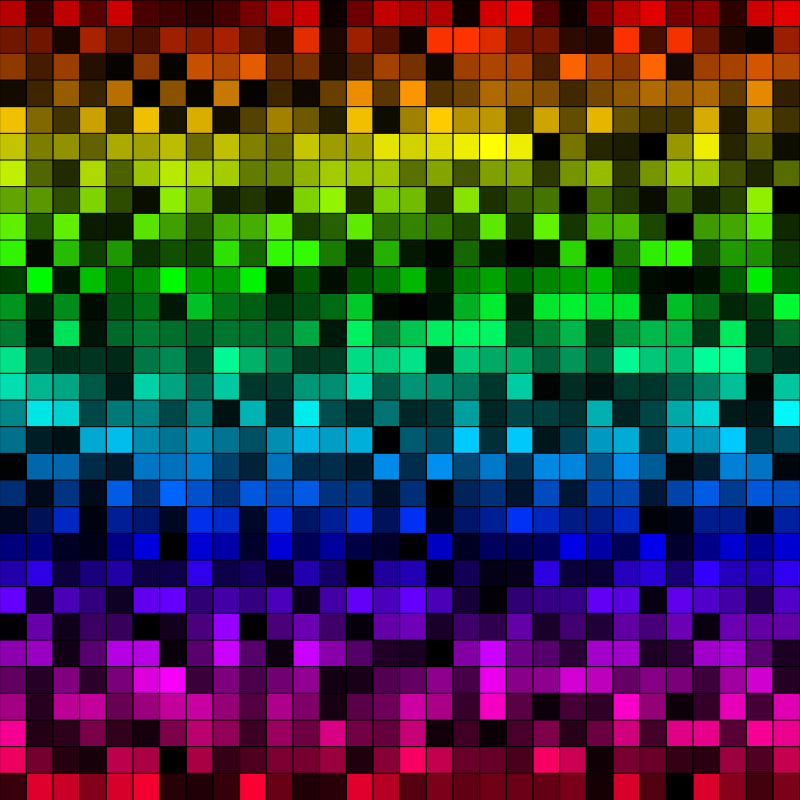
Frame 1 (no input)
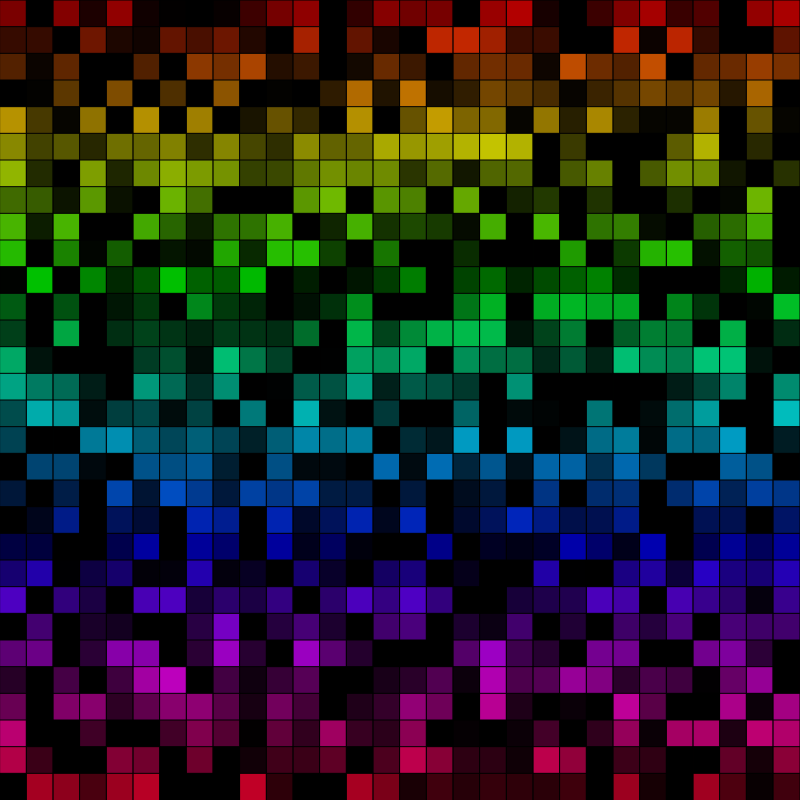
Frame 60 (no input)
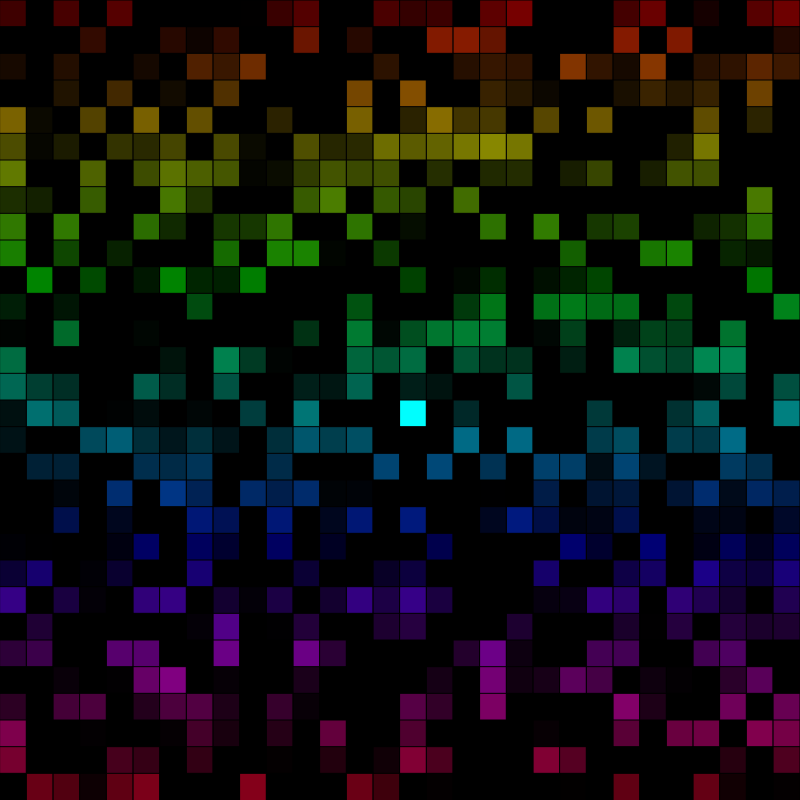
Frame 120 (the mouse pressed at the canvas centre since frame 60)

The p5.js sketch that drew these frames (run headless with seeded random() and noise() and a simulated clock; from frame 60 on, the mouse is pressed at the canvas centre):

// p5.js sketch
// ── sketch.js
// inspired by https://happycoding.io/tutorials/p5js/arrays/fading-grid
// https://editor.p5js.org/KevinWorkman/sketches/yoCVXKFre

const rows = 30;
const columns = 30; 
const fadeSpeed = 1;
let cells = [];

function setup () {
  createCanvas(800,800);
  colorMode(HSB, 255); // source: https://editor.p5js.org/kawinta.s/sketches/mcIDuvakU 
  // and https://p5js.org/reference/#/p5/hue

  for(let r = 0; r < rows; r++) {
    cells[r] = [];
    for (let c = 0; c < columns; c++) {
      cells[r][c] = random(255);
    }
  }
}

function draw() { 
  const cellWidth = width / columns;
  const cellHeight = height / rows;

  if (mouseX > 0 && mouseX < width && mouseY > 0 && mouseY < height) { 
    const mouseR = floor(rows * (mouseY / height));
    const mouseC = floor(columns * (mouseX / width));
    cells[mouseR][mouseC] = 255; 
  }

  for (let r = 0; r < rows; r++) { 
    for(let c = 0; c < columns; c++) {
      cells[r][c] -= fadeSpeed;
      cells[r][c] = constrain(cells[r][c],0,255); 
      const y = height * (r / rows);
      const x = width * (c / columns); 

      fill((r / rows) * 255, 255, cells[r][c]);
      rect(x, y, cellWidth, height)
    }
  }
}
